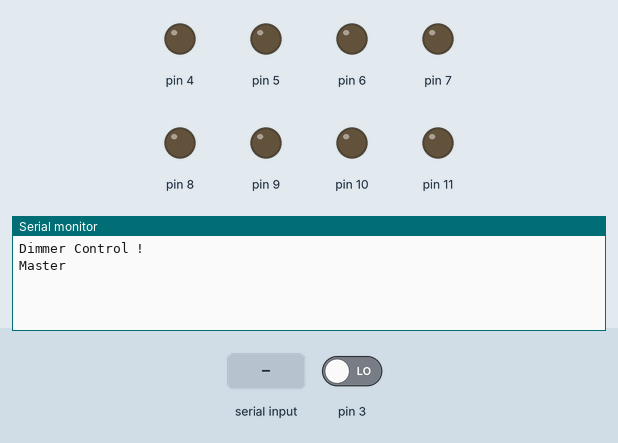
This sketch was run on a simulated Arduino Uno, built with avr-gcc and run on an emulated ATmega328P. On the bench: output pins drawn as LEDs (lit = HIGH), the last lines printed to the serial monitor. Inputs (shaded band) come from the test bench; at power-on: pin 3 LOW.

Above: at 1.3 s.
1.4 s: "90 45\n" received over Serial
At 2.6 s:
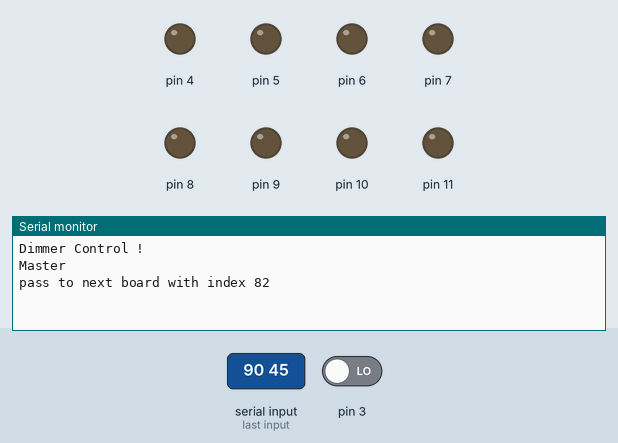
2.9 s: "5\n" received over Serial
At 3.9 s:
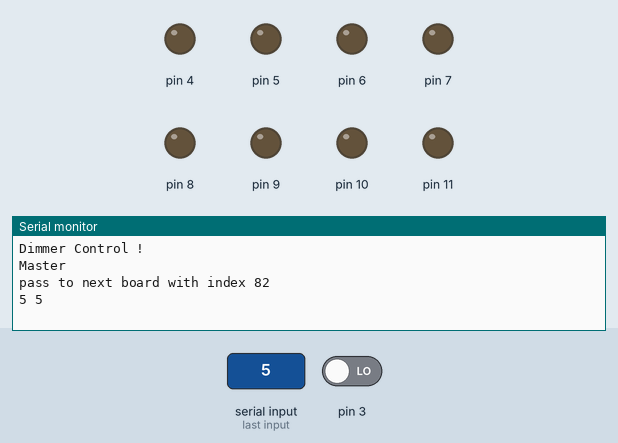

Measured:
- after the input at 1.4 s, the serial monitor: prints a new line at once (image 1)
- after the input at 2.9 s, the serial monitor: prints a new line at once (image 2)

The sketch:

DimmerController.ino
```cpp
#include <Arduino.h>
#include <TimerOne.h>
#include <SoftwareSerial.h>
#include <Wire.h>

#define IS_MAIN
#define I2C_ADDRESS 11

//Sync pin is pin3 (interrupt 1)

uint8_t pins[8] {11, 10, 9, 8, 7, 6, 5, 4};
uint8_t values[8];

uint8_t clock_tick; // variable for Timer1

String buffer;
int checkIndex = 0;


// Krida code
void set(int index, float value, bool passIfOverflow = false)
{
  if (index >= 1 && index <= 8)
  {
    //Serial.println("Set " + String(index) + " to " + String(value));
    values[index - 1] = map(constrain(value, 0.f, 1.f) * 100, 0, 100, 90, 5);
    Serial.println(String(index)+" "+values[index-1]);
  } else if (index > 8 && passIfOverflow)
  {
    Serial.println("pass to next board with index " + String(index - 8));
//    Wire.beginTransmission(I2C_ADDRESS);
//
//    byte* v = (byte*)&value;
//    Wire.write((byte)index-8);
//    Wire.write(v, 4);
//    Wire.endTransmission();
  }
}

void processMessage(const String &buffer)
{
  if (int i = buffer.indexOf(" "))
  {
    int id = buffer.substring(0, i).toInt();
    float val = buffer.substring(i + 1).toFloat();

    set(id, val, true);
  }
}

void processSerial()
{
  while (Serial.available())
  {
    char c = Serial.read();

    if (c == '\n')
    {

      processMessage(buffer);

      buffer = "";
    }
    else
    {
      buffer += c;
    }
  }
}

void receiveEvents(int numBytes)
{
  buffer = "";
  Serial.println("Received " + String(numBytes));
  byte index = Wire.read();

  union u_tag {
      byte b[4];
      float val;
    } data;

  for(int i=0;i<4;i++) data.b[i] = Wire.read();

  Serial.println(" > " + String(index)+" : "+String(data.val));
  set(index, data.val);
}


void interruptCallback()
{
  clock_tick = 0;
  //Serial.println(String(millis()) + " Clock " + String(clock_tick));
}

void isrCallback()
{
  //clock_tick++;
  //Serial.println(String(millis()) + " ISR_Clock " + String(clock_tick));
  for (int i = 0; i < 8; i++)
  {
    // Serial.println(String(values[i])+" / "+String(clock_tick));
    if (values[i] == clock_tick)
    {
      digitalWrite(pins[i], HIGH); // triac firing
      delayMicroseconds(8.33);				   // triac On propogation delay (for 60Hz use 8.33)
      digitalWrite(pins[i], LOW);  // triac Off
    }
  }
}

void setup()
{
  Serial.begin(115200);

  delay(100);
  Serial.println("Dimmer Control !");

  #ifdef IS_MAIN
  Serial.println("Master");
  //Wire.begin();
  #else
  //Wire.begin(I2C_ADDRESS);
  #endif
  //Wire.onReceive(receiveEvents);

  for (int i = 0; i < 8; i++)
  {
    pinMode(pins[i], OUTPUT); // Set AC Load pin as output
    values[i] = 80;
  }

  attachInterrupt(1, interruptCallback, RISING);

  Timer1.initialize(83);				 // set a timer of length 100 microseconds for 50Hz or 83 microseconds for 60Hz;
  Timer1.attachInterrupt(isrCallback); // attach the service routine here
}

void loop()
{
  processSerial();
  //Serial.println(checkIndex++);
}
```
